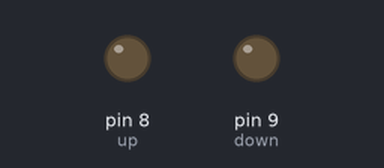
The sketch below on a simulated Arduino Uno, built with avr-gcc and run on an emulated ATmega328P. On the bench: output pins drawn as LEDs (lit = HIGH).

Above: at 0.5 s.
At 1.5 s:
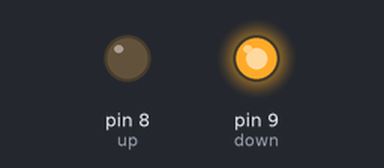
At 3.0 s:
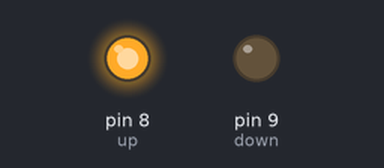
Timing chart, 0 to 6.9 s (numbered marks = the images above):
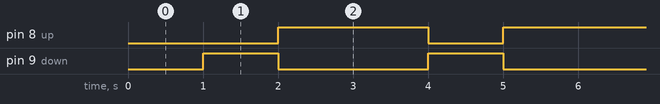

Measured:
- by itself, pin 8 (up): alternates HIGH for 2.0 s and LOW for 1.0 s
- by itself, pin 9 (down): alternates HIGH for 1.0 s and LOW for 2.0 s

The sketch:

motordriver.ino
```cpp
int up = 8;
int down = 9;
void setup() {
  pinMode(up, OUTPUT);
  pinMode(down, OUTPUT);
  digitalWrite(down, LOW);
  digitalWrite(up, LOW);
}

void loop() {


  delay(1000);
  digitalWrite(down, HIGH);
  digitalWrite(up, LOW);
  delay(1000);

  digitalWrite(up, HIGH);
  digitalWrite(down, LOW);
  delay(1000);
}
```
